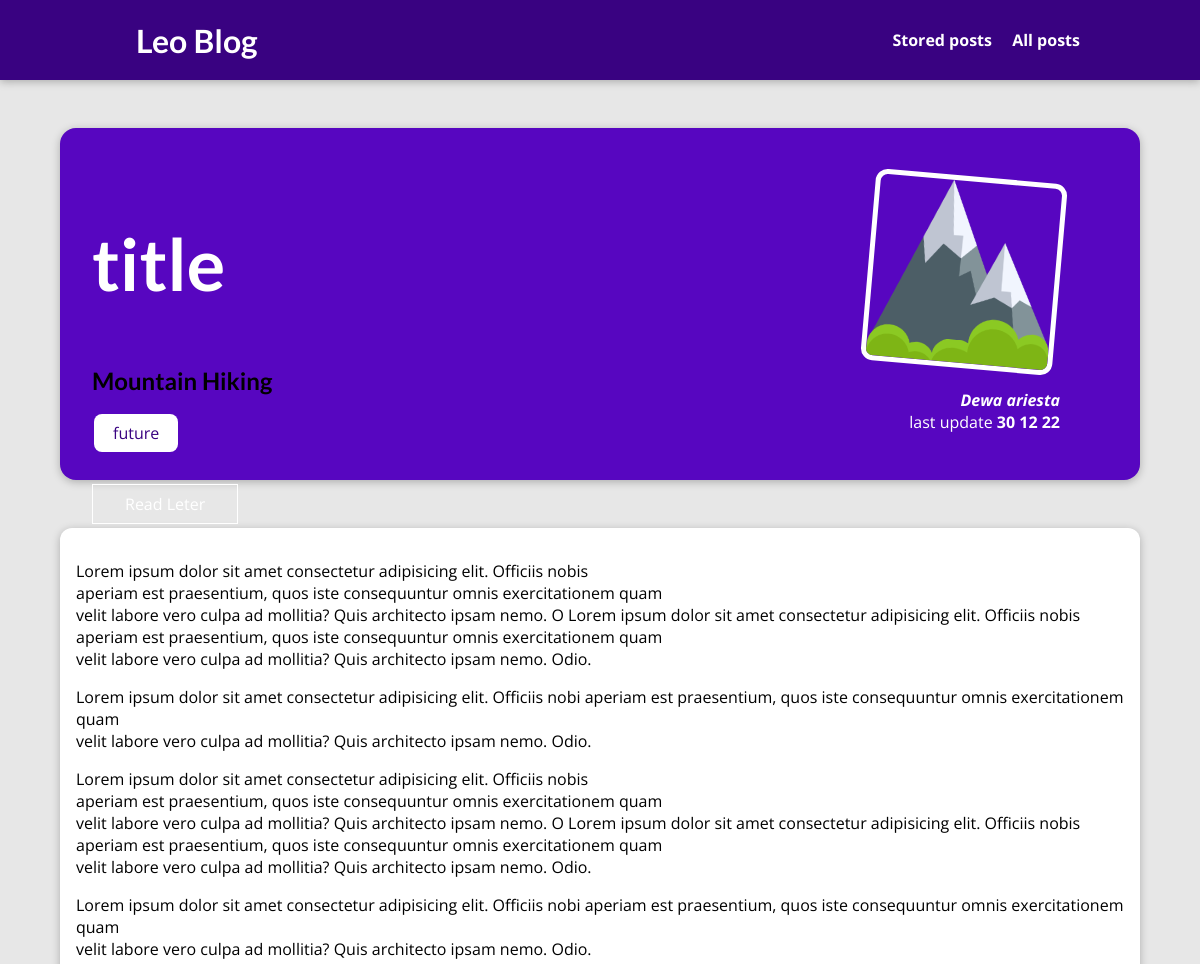
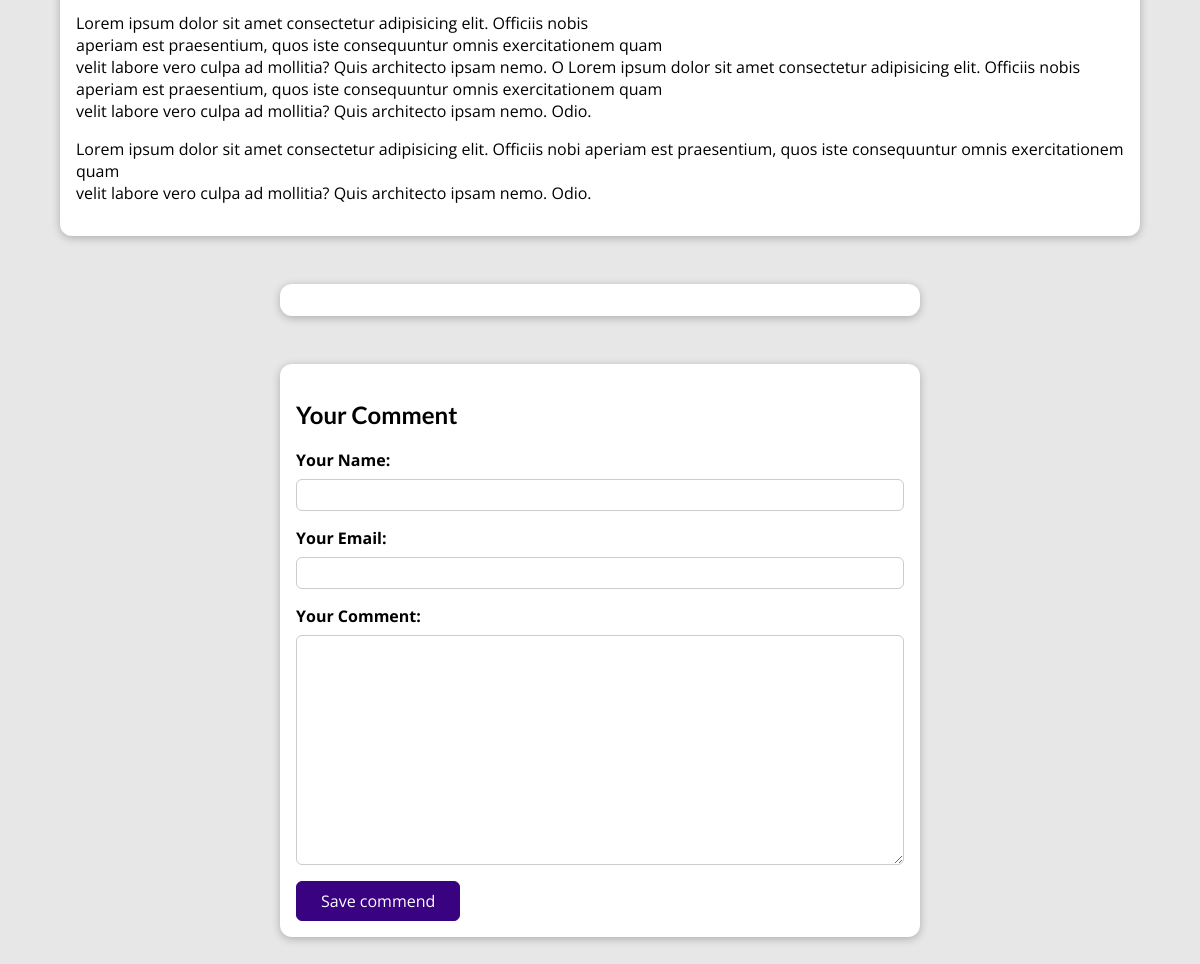
The page /posts/hike-in-the-mountains on the database its author committed (2 pictures, top to bottom).
### blogApp/models.py (models this page shows, shortened)
class Post(models.Model):
    title=models.CharField(max_length=150)
    excerpt=models.CharField(max_length=200)
    image_name=models.ImageField(upload_to='posts',null=True)
    date=models.DateField(auto_now=True)
    slug=models.SlugField(unique=True,db_index=True)
    content=models.TextField(validators=[MinLengthValidator(10)])
    author=models.ForeignKey(Author,on_delete=models.SET_NULL,null=True,related_name="posts")
    tags=models.ManyToManyField(Tag)

class Tag(models.Model):
    caption=models.CharField(max_length=20)

class Author(models.Model):
    first_name=models.CharField(max_length=100)
    last_name=models.CharField(max_length=100)
    email_address=models.EmailField()
    def full_name(self):
        return f"{self.first_name} {self.last_name}"
    def __str__(self):
        return self.full_name()

### blogApp/views.py (the view, shortened to what this page needs)
# urls.py: path("posts/<slug>", SingelPostView.as_view(),name='post_detail_pages'),
class SingelPostView(View):
    def is_save_post(self,request,post_id):
        stored_posts=request.session.get('stored_posts')
        if stored_posts is not None:
            is_save_for_later=post_id in stored_posts
        else:
            is_save_for_later=False
        return is_save_for_later
    def get(self,request,slug):
        post=Post.objects.get(slug=slug)
        context={
            'post':post,
            'post_tags':post.tags.all(),
            'Comment_Form':CommentForm(),
            'Comment':post.comment.all().order_by('-id'),
            'is_save_for_later':self.is_save_post(request,post.id)
        }
        return render(request,'blogApp/post_detail.html',context)

### blogApp/form.py
class CommentForm(forms.ModelForm):
    class Meta:
        model=Comment
        exclude=['post']
        labels={
            'user_name':'Your Name',
            'user_email':'Your Email',
            'text':"Your Comment",
        }

### blogApp/templates/blogApp/post_detail.html (shortened to what this page needs)
{% extends "base.html"%}
{% load static %}
{% block css_files %}
<link rel="stylesheet" href="{% static 'blogApp/post_detail.css' %}" />
{% endblock %}
{% block content %}
<section id="summary">
  <h2>title</h2>
  <h1>{{post.title}}</h1>
  <div class="tag">
    {% for tag in post_tags%}
    <span>{{tag.caption}}</span>
    {% endfor %}
  </div>
  <div id="read_later">
    <form action="{% url 'read_later' %}" method="post">
      <button>
        {% if is_save_for_later %} Remove from "read later" list {% else %} Read
        Leter {% endif %}
      </button>
    </form>
  </div>
  <article>
    <img src="{{post.image_name.url}}" alt="{{post.image_name }}" />
    <address>
      <a href="mileto:{{post.author.email_address}}">{{post.author}}</a>
    </address>
    <div>last update <time> {{post.date|date:'d m y'}} </time></div>
  </article>
</section>
<main>
  <p>{{post.content|linebreaks}}</p>
  <p>{{post.content|linebreaks}}</p>
  <p>{{post.content|linebreaks}}</p>
</main>
<section id="comment">
</section>
<section id="comment_form">
  <h2>Your Comment</h2>
  <form action="{% url 'post_detail_pages' post.slug %}" method="post">
    {% csrf_token %} {% for form_field in Comment_Form %}
    <div class="form_control {% if form_field.errors %} invalid {% endif %}">
      {{form_field.label_tag}} {{form_field}} {{form_field.errors}}
    </div>
    {% endfor %}
    <button>Save commend</button>
  </form>
</section>
{% endblock %}

### static/app.css (style rules this page uses)
* { box-sizing: border-box; }
html { font-family: 'Open Sans', 'Lato', sans-serif; }
body { margin: 0; }
h1, h2, h3 { font-family: 'Lato', sans-serif; font-weight: bold; }
body { background-color: #e7e7e7; }

### blogApp/static/blogApp/post_detail.css (style rules this page uses)
#summary { margin: 8rem auto 3rem auto; padding: 2rem; width: 90%; max-width: 90rem; border-radius: 16px; background-color: #5706c0; position: relative; box-shadow: 0 2px 8px rgba(0, 0, 0, 0.25); height: 22rem; }
#summary h2 { color: white; font-size: 4.5rem; margin-bottom: 0,25rem; }
#summary article { position: absolute; top: 2rem; right: 3rem; padding: 1rem 2rem; border-radius: 12px; text-align: right; color: white; }
#summary article img { width: 12rem; height: 12rem; border-radius: 12px; transform: rotateZ(5deg); border: 5px solid white; margin-bottom: 1rem; }
#summary address { font-weight: bold; }
#summary time { font-weight: bold; }
#summary a { color: white; text-decoration: none; }
main { width: 90%; max-width: 90rem; margin: 3rem auto; background-color: white; padding: 1rem; border-radius: 12px; box-shadow: 0 2px 8px rgba(0, 0, 0, 0.25); }
.tag { background-color: white; color: #390281; padding: 0.5rem 1rem; border-radius: 8px; width: fit-content; margin: 2px; }
span { margin: 3px ; }
#comment_form { margin: 3rem auto; width: 90%; max-width: 40rem; border-radius: 12px; background-color: white; box-shadow: 0 2px 8px rgba(0,0,0,0.25); padding: 1rem; }
#comment_form button { font:inherit; background-color: #390281; color:white; border: 1px solid #390281; padding: 0.5rem 1.5rem; border-radius: 6px; cursor: pointer; }
.form_control { margin-bottom: 1rem; }
.form_control label { font-weight: bold; margin-bottom: 0.5rem; display: block; }
.form_control input, .form_control textarea { display: block; width: 100%; font: inherit; padding: 0.25rem; border-radius: 6px; border: 1px solid #ccc; }
#comment { margin: 3rem auto; width: 90%; max-width: 40rem; border-radius: 12px; background-color: white; box-shadow: 0 2px 8px rgba(0,0,0,0.25); padding: 1rem; }
#read_later { margin: 2rem 0; }
#read_later button { background-color: transparent; border: 1px solid white; padding: 0.5rem 2rem; font: inherit; color: white; cursor: pointer; }

### rows shown on the page
Post: title "Mountain Hiking", image_name (picture), author "Dewa ariesta", date "30 12 22", content "Lorem ipsum dolor sit amet consectetur adipisicing elit. Officiis nobis aperiam est praesentium, quos iste consequuntur omnis exercitationem quam velit labore vero culpa ad mollitia? Quis architecto ipsam nemo. O Lorem ipsum dolor sit amet consectetur adipisicing elit. Officiis nobis aperiam est praesentium, quos iste consequuntur omnis exercitationem quam velit labore vero culpa ad mollitia? Quis architecto ipsam nemo. Odio. Lorem ipsum dolor sit amet consectetur adipisicing elit. Officiis nobi aperiam est praesentium, quos iste consequuntur omnis exercitationem quam velit labore vero culpa ad mollitia? Quis architecto ipsam nemo. Odio."
Tag: caption "future"
